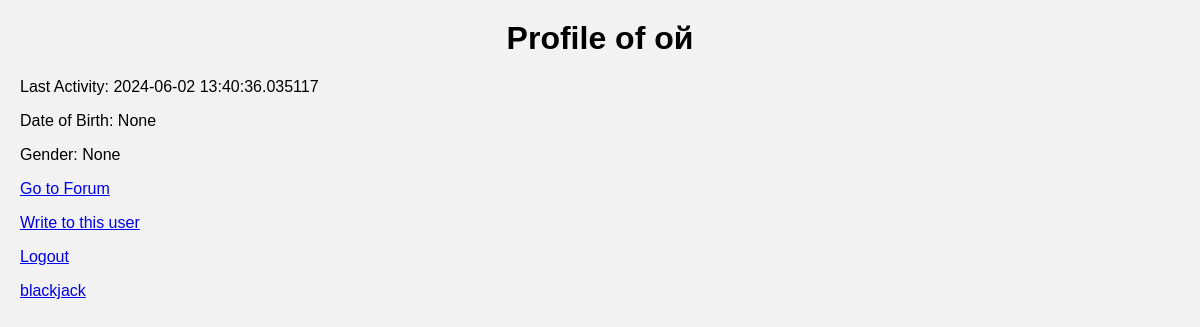
Before: /profile/ой with the older database file.
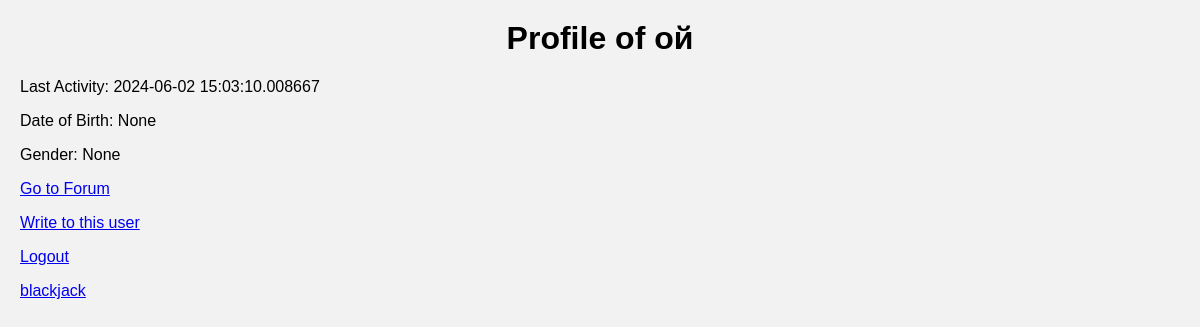
After: the same page with the newer database file.
### app.py (models this page shows, shortened)
class User(db.Model):
    id = db.Column(db.Integer, primary_key=True)
    username = db.Column(db.String(80), unique=True, nullable=False)
    password = db.Column(db.String(120), nullable=False)
    is_active = db.Column(db.Boolean, default=True)
    last_activity = db.Column(db.DateTime, default=datetime.utcnow)
    birthdate = db.Column(db.Date, nullable=True)
    gender = db.Column(db.String(10), nullable=True)

### app.py (the view, shortened to what this page needs)
@app.route('/profile/<username>', methods=['GET', 'POST'])
def profile(username):
    user = User.query.filter_by(username=username).first()
    if not user:
        return "User not found", 404
    is_owner = session.get('username') == username
    name_incorrect = False
    return render_template('profile.html', user=user, is_owner=is_owner, name_incorrect=name_incorrect, my_name=session.get('username'))

### app.py (called while the page is built)
@app.before_request
def update_last_activity():
    if 'username' in session:
        user = User.query.filter_by(username=session['username']).first()
        if user:
            user.last_activity = datetime.utcnow()
            db.session.commit()

### templates/profile.html (shortened to what this page needs)
<!DOCTYPE html>
<html>
<head>
</head>
<body>
    <h1>Profile of {{ user.username }}</h1>
    <p>Last Activity: {{ user.last_activity }}</p>
    <p>Date of Birth: {{ user.birthdate }}</p>
    <p>Gender: {{ user.gender }}</p>
    <p><a href="{{ url_for('forum') }}">Go to Forum</a></p>
    {% if not is_owner %}
    <p><a href="{{ url_for('chat_priv', username1=user.username, username2=my_name) }}">Write to this user</a></p>
    {% endif %}
    <p><a href="{{ url_for('logout') }}">Logout</a></p>
    <p><a href="{{ url_for('blackjack') }}">blackjack</a></p>
</body>
</html>

### templates/profile.html (style rules this page uses)
body { font-family: Arial, sans-serif; background-color: #f2f2f2; margin: 0; padding: 0; }
h1 { text-align: center; margin-top: 20px; }
p { margin-left: 20px; font-size: 16px; }

Changed rows visible on the page:
changed User "ой": last_activity "2024-06-02 13:40:36.035117" → "2024-06-02 15:03:10.008667"
